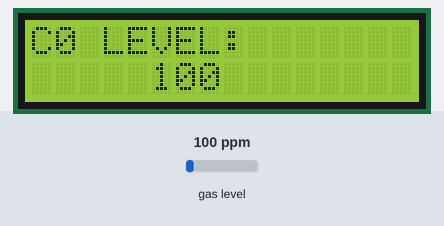
A sketch run on a simulated Arduino Uno, built with avr-gcc and run on an emulated ATmega328P. On the bench: 16×2 character LCD. The test bench sets the inputs (shaded band); at power-on: gas level 100 ppm.

Above: at 1.2 s.
1.3 s: gas level set to 20 ppm
At 2.7 s:
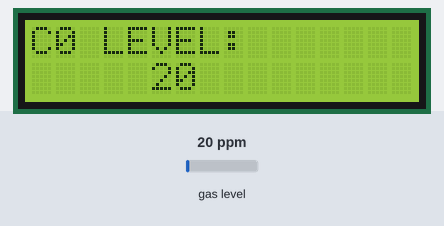
3.0 s: gas level set to 250 ppm
At 4.2 s:
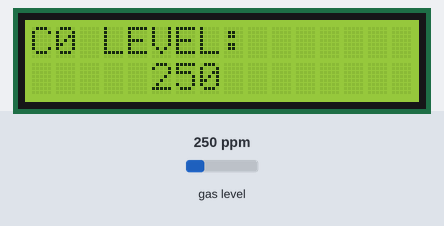
4.5 s: gas level set to 500 ppm
At 5.9 s:
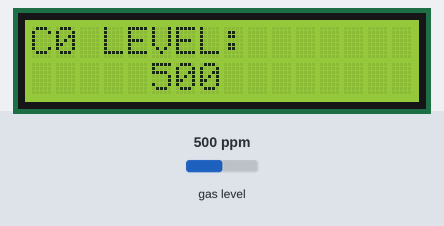
Timing chart, 0 to 7.5 s (numbered marks = the images above; inputs shaded):
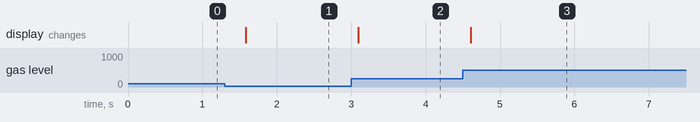

Measured:
- after the input at 1.3 s, the display: changes after 0.28 s (image 1)
- after the input at 3.0 s, the display: changes after 0.09 s (image 2)
- after the input at 4.5 s, the display: changes after 0.11 s (image 3)

The sketch:

c0-sensor.ino
```cpp
#include "MQ7.h"
#include <LiquidCrystal.h>

const int rs = 12, en = 11, d4 = 5, d5 = 4, d6 = 3, d7 = 2;
LiquidCrystal lcd(rs, en, d4, d5, d6, d7);

// const int LED_PIN = 8;

const int C0_A_PIN = 0;
MQ7 mq7(C0_A_PIN, 5.0);

void setup() {
  // pinMode(LED_PIN, OUTPUT);
  Serial.begin(9600);
  lcd.begin(16, 2);
}

void loop() {

  lcd.clear();
  lcd.setCursor(0, 0);
  lcd.print("C0 LEVEL:");

  int ppm = mq7.getPPM();
  char level[10];
  sprintf(level, "%d", ppm);

  lcd.setCursor(5, 1);
  lcd.print(level);

  delay(500);
}
```
